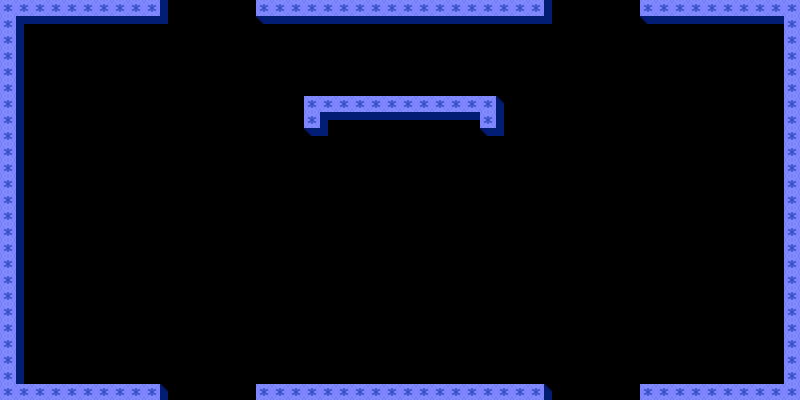

The image is a tile-based game level rendered from a .tmx file. Its description and source (layers, tilesets, objects; grid data summarised) follow:
An orthogonal 50x25 tile map with 16x16 px tiles, 1 tile layer (ground), 1 hidden layer not drawn, 2 tilesets and 13 objects (3x PHANT, 3x true, MBER, left, right).

<map version="1.10" tiledversion="1.10.0" orientation="orthogonal" renderorder="right-down" width="50" height="25" tilewidth="16" tileheight="16" infinite="0" nextlayerid="6" nextobjectid="14">
 <properties>
  <property name="automaticAirMode" value="0" />
  <property name="bossBoost" value="" />
  <property name="bossLevel" value="f" />
  <property name="guidedAir" value="f" />
  <property name="specialAir" value="AIR_SPIKES" />
 </properties>
 <tileset firstgid="1" name="tiles" tilewidth="16" tileheight="16" tilecount="256" columns="16">
  <image source="tiles.png" width="256" height="256" />
  <tile id="0">
   <properties>
    <property name="type" value="TOP" />
   </properties>
  </tile>
  <tile id="1">
   <properties>
    <property name="type" value="TOPL" />
   </properties>
  </tile>
  <tile id="2">
   <properties>
    <property name="type" value="TOPR" />
   </properties>
  </tile>
  <tile id="3">
   <properties>
    <property name="type" value="TOPRL" />
   </properties>
  </tile>
  <tile id="4">
   <properties>
    <property name="type" value="LEFT" />
   </properties>
  </tile>
  <tile id="5">
   <properties>
    <property name="type" value="RIGHT" />
   </properties>
  </tile>
  <tile id="6">
   <properties>
    <property name="type" value="RL" />
   </properties>
  </tile>
  <tile id="10">
   <properties>
    <property name="type" value="LEFT" />
   </properties>
  </tile>
  <tile id="15">
   <properties>
    <property name="type" value="RIGHT" />
   </properties>
  </tile>
  <tile id="20">
   <properties>
    <property name="type" value="TOP" />
   </properties>
  </tile>
  <tile id="21">
   <properties>
    <property name="type" value="LEFT" />
   </properties>
  </tile>
  <tile id="22">
   <properties>
    <property name="type" value="RIGHT" />
   </properties>
  </tile>
  <tile id="38">
   <properties>
    <property name="type" value="TOP" />
   </properties>
  </tile>
 </tileset>
 <tileset firstgid="257" name="entities" tilewidth="32" tileheight="32" tilecount="64" columns="8">
  <image source="entities.png" width="256" height="256" />
 </tileset>
 <layer id="1" name="ground" width="50" height="25">
  <data>[1250 cells, 216 non-empty, 7 distinct tile ids]</data>
 </layer>
 <layer id="2" name="collision" width="50" height="25" visible="0">
  <data>[1250 cells, 90 non-empty, 5 distinct tile ids]</data>
 </layer>
 <objectgroup id="3" name="enemies">
  <object id="1" name="PHANT" gid="258" x="256" y="272" width="32" height="32" />
  <object id="2" name="PHANT" gid="258" x="320" y="208" width="32" height="32" />
  <object id="3" name="PHANT" gid="258" x="256" y="144" width="32" height="32" />
  <object id="4" name="PHANT" type="true" gid="258" x="512" y="144" width="32" height="32" />
  <object id="5" name="PHANT" type="true" gid="258" x="512" y="272" width="32" height="32" />
  <object id="6" name="PHANT" type="true" gid="258" x="448" y="208" width="32" height="32" />
  <object id="7" name="MBER" gid="262" x="384" y="144" width="32" height="32" />
 </objectgroup>
 <objectgroup id="4" name="meals">
  <object id="8" gid="285" x="704" y="384" width="32" height="32" />
  <object id="9" gid="285" x="304" y="384" width="32" height="32" />
  <object id="10" gid="285" x="512" y="384" width="32" height="32" />
  <object id="11" gid="285" x="128" y="384" width="32" height="32" />
 </objectgroup>
 <objectgroup id="5" name="path" visible="0">
  <object id="12" name="left" x="208" y="427">
   <polyline points="16,-11 16,-75 112,-75 112,-363 16,-363 16,-443" />
  </object>
  <object id="13" name="right" x="570" y="416">
   <polyline points="6,0 6,-64 -90,-64 -90,-352 6,-352 6,-432" />
  </object>
 </objectgroup>
</map>
